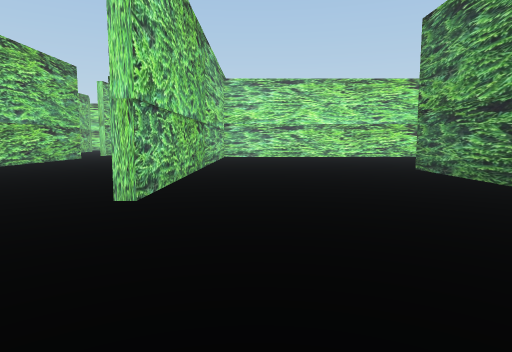
view 1 (above)

16 first-person views from a walk through a 3-D level made in the Unity game engine. The camera is 1.3 m above the floor, tilts 6° down and sees 75° across. The floor is counted in squares, 2 m on a side. Each view is taken from the middle of a square. On the plan, view 1 faces up. The plan holds only what a view shows up to about 10 squares ahead; the rest is blank. The place goes on beyond the plan. The player is left out. Door leaves are left out, so doorways stand open.

view 2
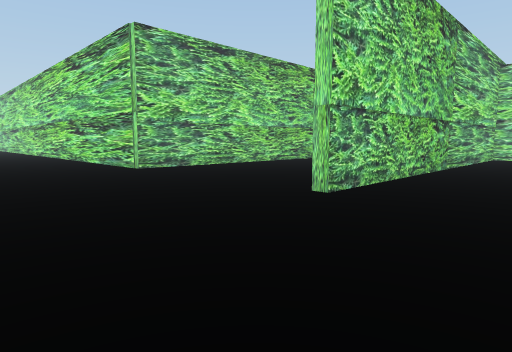

view 3
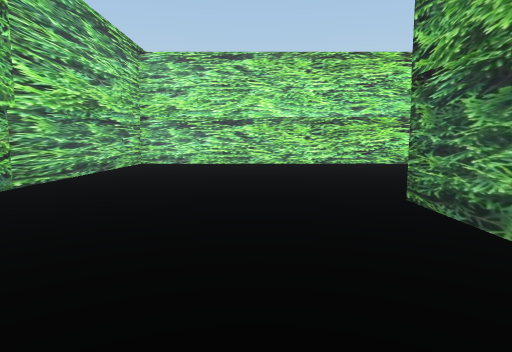

view 4
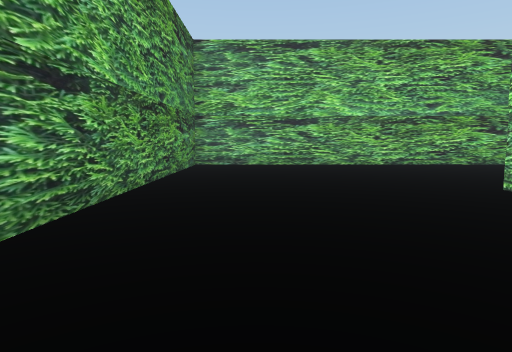

view 5
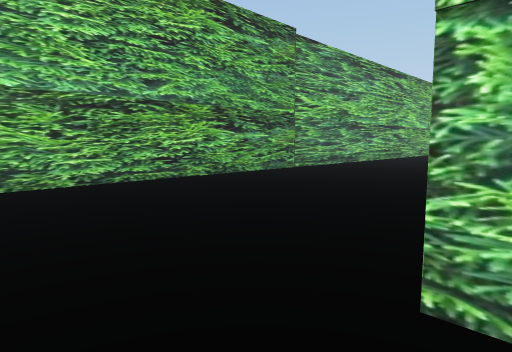

view 6
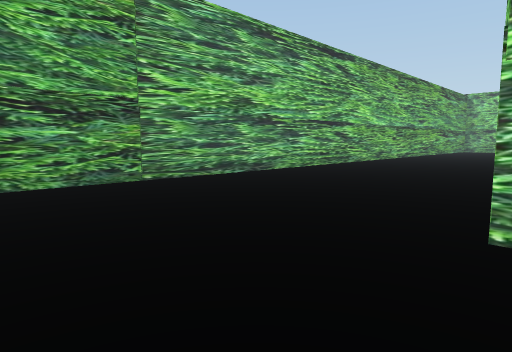

view 7
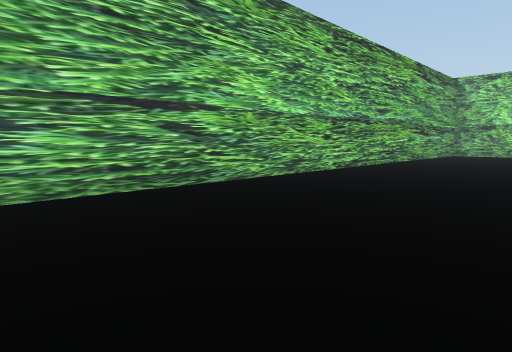

view 8
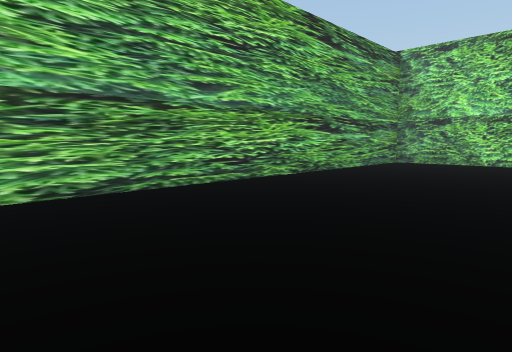

view 9
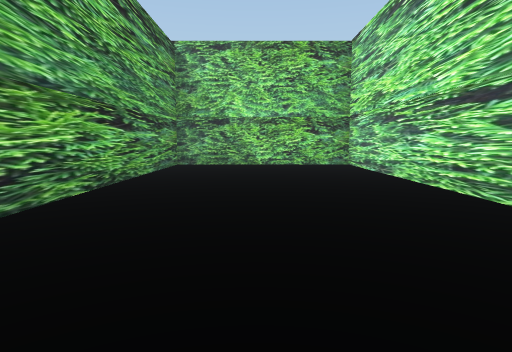

view 10
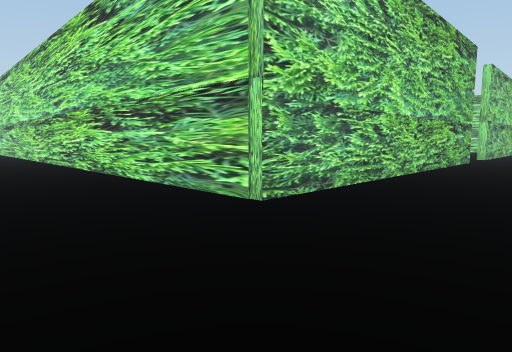

view 11
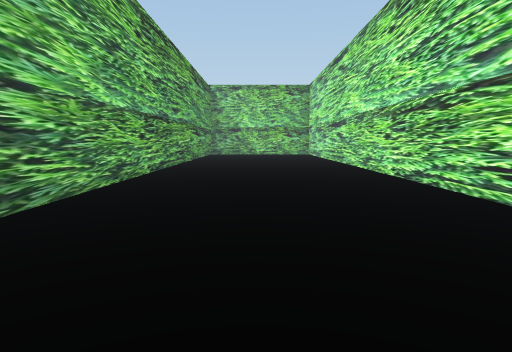

view 12
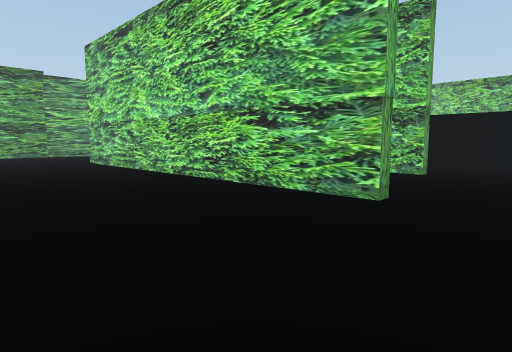

view 13
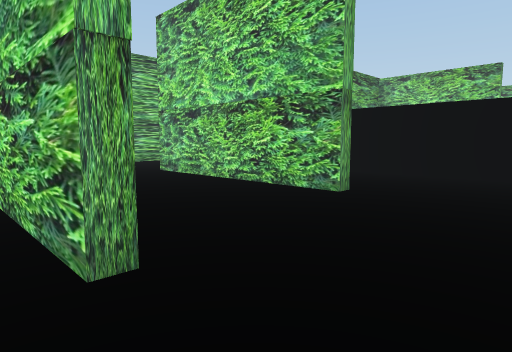

view 14
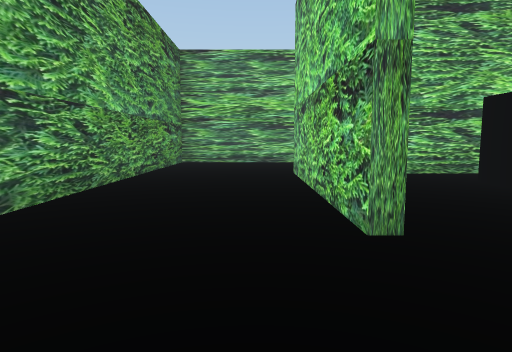

view 15
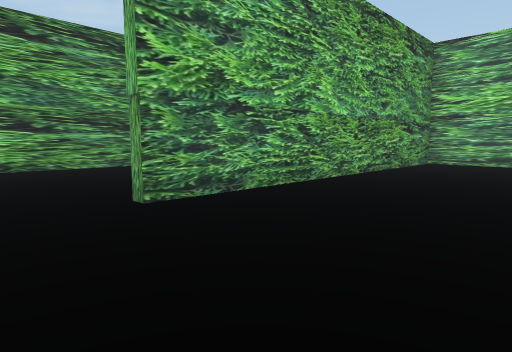

view 16
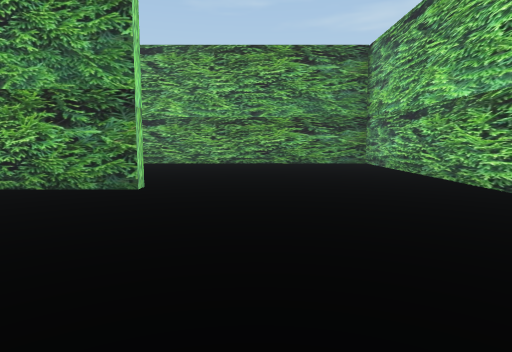

### Floor plan
Points are (right, up) in squares from view 1. A wall is a line through its corners. A room is listed if a view was taken in it or the views show most of it. See-through windows are left out.
Room 1 (views 1, 2, 3, 4, 5, 6, 7, 8, 9, 10, 11, 12, 13, 16)
walls: (-1.6, 3.5) (-1.6, 5.5); (-1.6, 10.1) (-1.6, 13); (-6.5, 12.5) (-6.5, 3.6) (-26.2, 3.6) (-26.2, -1.2) (3.7, -1.2) (3.7, 7.8); (4.5, 13.6) (-1.3, 13.6) (-1.3, 3.5)
ways out: opening at (-7, 13.5) to room 2
Room 2 (views 14, 15)
walls: (-13.5, 7.3) (-12, 7.3); (-12.5, 13.2) (-12.5, 8.6); (-9.8, 11.9) (-9.8, 7.1); (-8.8, 3.8) (-6.7, 3.8) (-6.7, 12.5)
ways out: opening at (-7, 13.5) to room 1

Positions as (right, up) in squares from view 1, and headings:
1: (0, 0), facing up
2: (1, 0), facing up-left
3: (2, 4), facing up
4: (2, 8), facing down
5: (0, 4), facing down-left
6: (-4, 4), facing down-left
7: (-10, 3), facing down-left
8: (-16, 3), facing down-left
9: (-17, 1), facing left
10: (-4, 1), facing up-left
11: (-10, 1), facing left
12: (-3, 14), facing down-left
13: (-6, 14), facing down-left
14: (-9, 14), facing down
15: (-10, 14), facing down-right
16: (-6, 2), facing right
